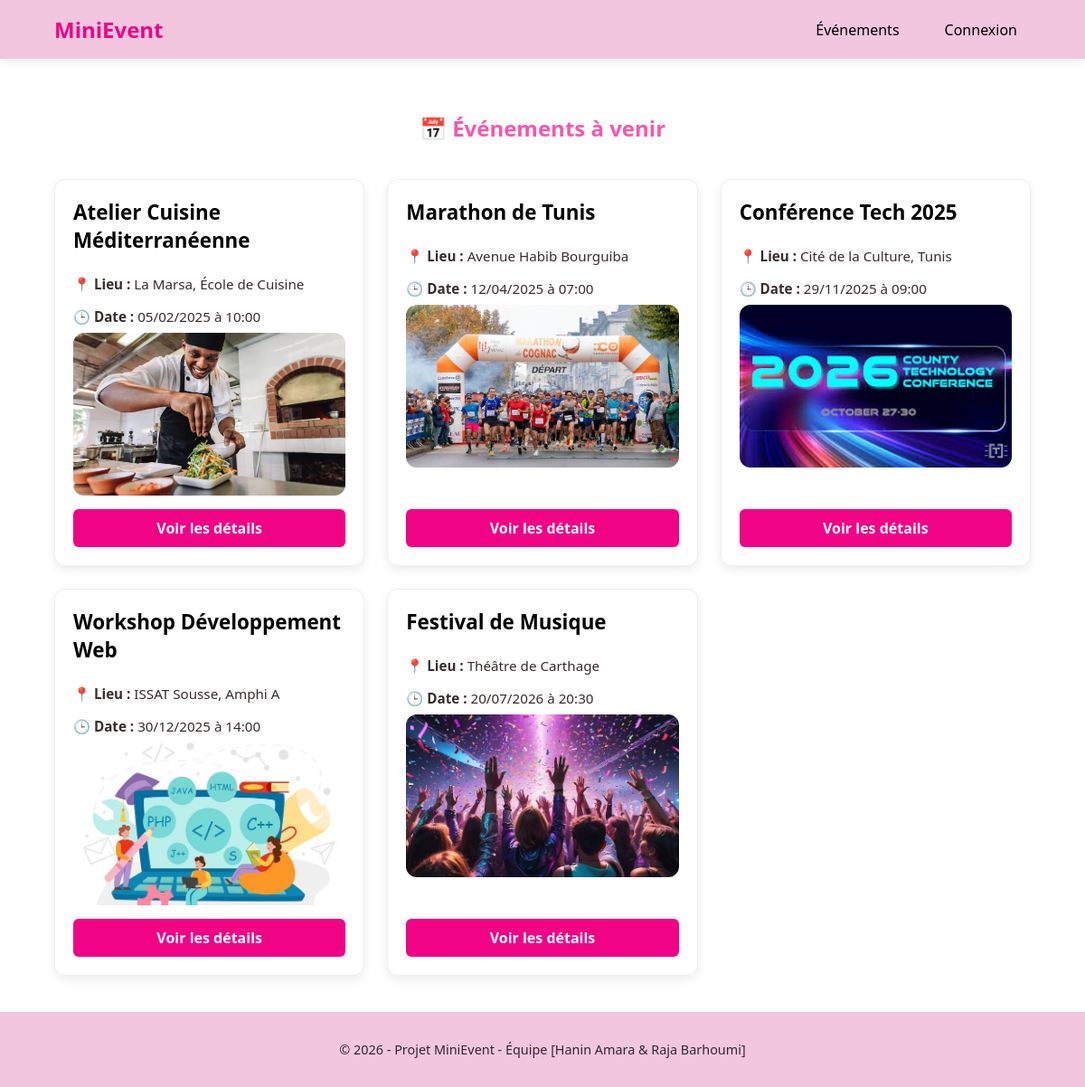
The page / on the database its author committed.
### tables this page shows
CREATE TABLE `events` (
  `id` int(11) NOT NULL,
  `title` varchar(150) NOT NULL,
  `description` text DEFAULT NULL,
  `date` datetime NOT NULL,
  `location` varchar(100) DEFAULT NULL,
  `seats` int(11) DEFAULT 0,
  `image` varchar(255) DEFAULT NULL
);

### app/controllers/EventController.php (called while the page is built, shortened)
<?php
require_once '../app/models/Event.php';
class EventController
{
    private $eventModel;
    public function __construct($db)
    {
        $this->eventModel = new Event($db);
    }
    public function listEvents()
    {
        $stmt = $this->eventModel->readAll();
        $events = $stmt->fetchAll(PDO::FETCH_ASSOC);
        include_once '../app/views/events/list.php';
    }
}

### public/index.php (called while the page is built, shortened)
<?php
require_once '../app/models/Event.php';
require_once '../app/controllers/EventController.php';
require_once '../config/routes.php';
$database = new Database();
$db = $database->getConnection();
$action = $_GET['action'] ?? 'list';
route($action, $db);

### app/models/Event.php (called while the page is built, shortened)
<?php
class Event {
    private $conn;
    private $table_name = "events";
    public function __construct($db) {
        $this->conn = $db;
    }
    public function readAll() {
        $query = "SELECT * FROM " . $this->table_name . " ORDER BY date ASC";
        $stmt = $this->conn->prepare($query);
        $stmt->execute();
        return $stmt;
    }
}
?>

### app/views/events/list.php (the view)
<?php include_once '../app/views/partials/header.php'; ?>
<section class="welcome-section">
    <h1 style="text-align: center; color:#f557ae; margin-bottom: 40px;">
        📅 Événements à venir
    </h1>
    <div class="event-container">
        <?php if (!empty($events)): ?>
            <?php foreach ($events as $event): ?>
                <div class="event-card">
                    <h2><?php echo htmlspecialchars($event['title']); ?></h2>
                    <p><strong>📍 Lieu :</strong> <?php echo htmlspecialchars($event['location']); ?></p>
                    <p><strong>🕒 Date :</strong>
                        <?php
                            echo date('d/m/Y à H:i', strtotime($event['date']));
                        ?>
                    </p>
                    <?php if (!empty($event['image'])): ?>
                        <img
                            src="uploads/events/<?php echo htmlspecialchars($event['image']); ?>"
                            class="event-image"
                            alt="Image de l'événement"
                        >
                    <?php endif; ?>
                     <a href="index.php?action=details&id=<?php echo $event['id']; ?>" class="btn-details">
                        Voir les détails
                    </a>
                </div>
            <?php endforeach; ?>
        <?php else: ?>
            <div style="text-align: center; grid-column: 1 / -1; padding: 50px;">
                <p>Aucun événement n'est disponible pour le moment.</p>
            </div>
        <?php endif; ?>
    </div>
</section>
<?php include_once '../app/views/partials/footer.php'; ?>

### config/routes.php (shortened to what this page needs)
<?php
function route($action, $db)
{
    $eventController = new EventController($db);
    switch ($action) {
        case 'list':
            $eventController->listEvents();
            break;
    }
}

### app/views/partials/header.php (shortened to what this page needs)
<!DOCTYPE html>
<html lang="fr">
<head>
    <link rel="stylesheet" href="../public/style.css">
</head>
<body>
    <header>
        <nav>
            <div class="logo">
                <a href="index.php" style="color: #f00385; font-weight: bold; text-decoration: none; font-size: 1.5rem;">MiniEvent</a>
            </div>
            <ul>
                <li><a href="index.php?action=list">Événements</a></li>
                <?php if(isset($_SESSION['admin_id'])): ?>
                    <li><a href="index.php?action=admin_dashboard">Dashboard</a></li>
                    <li><a href="index.php?action=logout" style="border: 1px solid var(--accent-color);">Déconnexion</a></li>
                <?php else: ?>
                    <li><a href="index.php?action=admin_login">Connexion</a></li>
                <?php endif; ?>
            </ul>
        </nav>
    </header>
    <main class="container">

### app/views/partials/footer.php (shortened to what this page needs)
</main>
    <footer>
        <p>&copy; <?php echo date('Y'); ?> - Projet MiniEvent - Équipe [Hanin Amara & Raja Barhoumi]</p>
    </footer>
</body>
</html>

### public/style.css (style rules this page uses)
:root { --primary-color: #F2C6DE; --accent-color: #f398ca; --text-light: black; --text-dark: black; --bg-light: #ffffff; --transition: all 0.3s ease; }
body { font-family: 'Segoe UI', Tahoma, Geneva, Verdana, sans-serif; margin: 0; display: flex; flex-direction: column; min-height: 100vh; background-color: var(--bg-light); color: var(--text-dark); }
.container { flex: 1; width: 90%; max-width: 1200px; margin: 20px auto; padding: 20px; }
header { background-color: var(--primary-color); color: var(--text-light); padding: 1rem 0; box-shadow: 0 2px 10px rgba(0,0,0,0.1); position: sticky; top: 0; z-index: 1000; }
nav { width: 90%; max-width: 1200px; margin: 0 auto; display: flex; justify-content: space-between; align-items: center; }
nav ul { list-style: none; margin: 0; padding: 0; display: flex; gap: 20px; }
nav ul li a { color: var(--text-light); text-decoration: none; font-weight: 500; padding: 8px 15px; border-radius: 5px; transition: var(--transition); }
footer { background-color: var(--primary-color); color: var(--text-light); text-align: center; padding: 2rem 0; margin-top: auto; }
footer p { margin: 0; font-size: 0.9rem; opacity: 0.8; }
.event-container { display: grid; grid-template-columns: repeat(auto-fill, minmax(300px, 1fr)); gap: 25px; margin-top: 30px; }
.event-card { background: white; border-radius: 12px; padding: 20px; box-shadow: 0 4px 12px rgba(0, 0, 0, 0.08); transition: transform 0.3s ease, box-shadow 0.3s ease; border: 1px solid #eee; display: flex; flex-direction: column; }
.event-card h2 { color: black; margin: 0 0 15px 0; font-size: 1.4rem; }
.event-card p { margin: 8px 0; color: #382c2c; font-size: 0.95rem; }
.btn-details { display: inline-block; margin-top: auto; background-color: #f00385; color: white; text-align: center; padding: 10px; text-decoration: none; border-radius: 6px; font-weight: 600; transition: background 0.3s ease; }
.event-image { width: 100%; height: 180px; object-fit: cover; border-radius: 12px; margin-bottom: 15px; }

### rows shown on the page
events: title "Atelier Cuisine Méditerranéenne", location "La Marsa, École de Cuisine", date "05/02/2025 à 10:00", image (picture)
events: title "Marathon de Tunis", location "Avenue Habib Bourguiba", date "12/04/2025 à 07:00", image (picture)
events: title "Conférence Tech 2025", location "Cité de la Culture, Tunis", date "29/11/2025 à 09:00", image (picture)
events: title "Workshop Développement Web", location "ISSAT Sousse, Amphi A", date "30/12/2025 à 14:00", image (picture)
events: title "Festival de Musique", location "Théâtre de Carthage", date "20/07/2026 à 20:30", image (picture)
